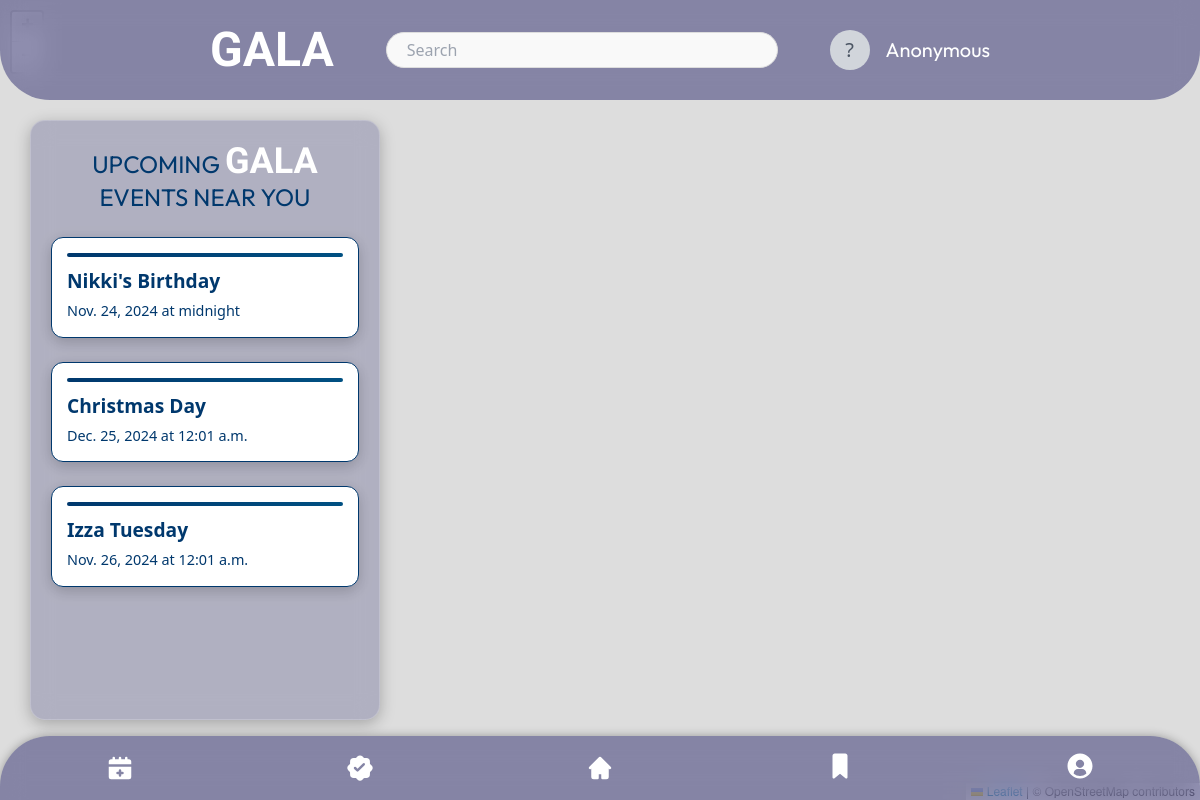
/, run on an earlier commit of the app's database.
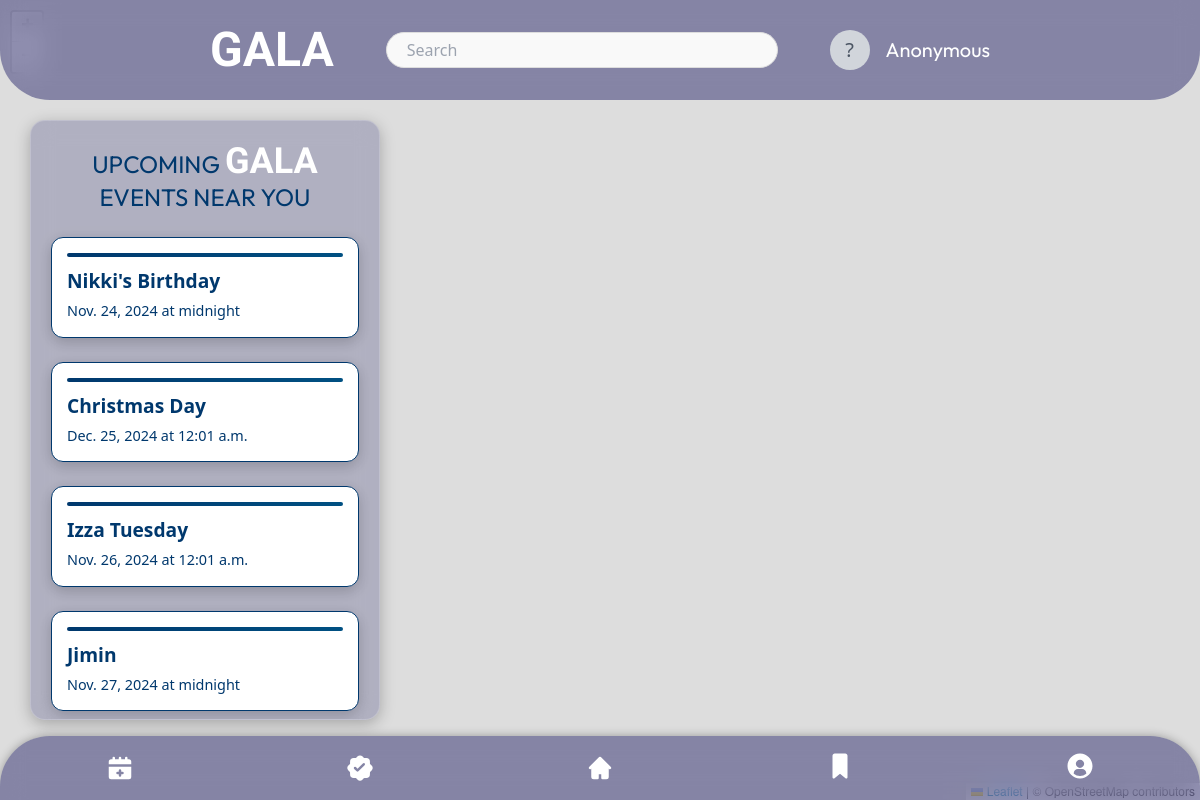
And on a later commit of the database.
### eventcalendar/models.py (models this page shows, shortened)
class EventReminder(models.Model):
    event_reminder_id = models.AutoField(primary_key=True)
    description = models.CharField(max_length=200)
    start_time = models.TimeField()
    end_time = models.TimeField()
    date = models.DateField(null=True, blank=True)
    longitude = models.FloatField(null=True, blank=True)
    latitude = models.FloatField(null=True, blank=True)
    image = models.ImageField(upload_to='reminder_images/', null=True, blank=True)  # Add this field

### user/views.py (the view)
# urls.py: 2. Add a URL to urlpatterns:  path('', views.home, name='home')
def home(request):
    reminders = EventReminder.objects.all()
    reminders_data = [
        {
            "description": reminder.description,
            "latitude": reminder.latitude,
            "longitude": reminder.longitude,
        }
        for reminder in reminders
    ]
    return render(request, 'home.html', {
        'reminders': reminders,
        'reminders_json': json.dumps(reminders_data, cls=DjangoJSONEncoder)
    })

### templates/home.html (shortened to what this page needs)
{% load static %}
<!DOCTYPE html>
<html lang="en">
<head>
    <link rel="stylesheet" href="https://unpkg.com/leaflet@1.9.4/dist/leaflet.css" />
    <script src="https://cdn.tailwindcss.com"></script>
</head>
<body>
    <div id="map"></div>
    {% include 'suggestions.html' %}
    {% include 'menu.html' %}
    {% include 'marker.html' %}
</body>
</html>

### templates/suggestions.html (shortened to what this page needs)
{% load static %}
<!DOCTYPE html>
<html lang="en">
<head>
    <script src="https://cdn.tailwindcss.com"></script>
    <link rel="stylesheet" href="{% static 'css/suggestions.css' %}">
    <link rel="stylesheet" href="{% static 'css/fonts.css' %}">
</head>
<body class="suggestions-page bg-gray-100"
    data-user-authenticated="{% if user.is_authenticated %}true{% else %}false{% endif %}">
    <div class="center-rectangle bg-dark bg-opacity-90 shadow-xl p-10 rounded-2xl max-w-xl w-full">
        <h2 class="outfit sticky top-0 text-2xl font-regular text-primary text-center mb-6">
            UPCOMING <span class="lobster-two-bold text-4xl font-bold text-white"> GALA </span> EVENTS NEAR YOU
        </h2>
        <div class="mt-4 space-y-6">
            {% for reminder in reminders %}
            <div style="--index: {{ forloop.counter0 }}" class="event-item group relative">
                <h4 class="font-bold text-lg">{{ reminder.description }}</h4>
                <p class="event-date group-hover:hidden">{{ reminder.date }} at {{ reminder.start_time }}</p>
            </div>
            {% empty %}
            <p class="text-center text-gray-300">No upcoming reminders.</p>
            {% endfor %}
        </div>
    </div>
</body>
</html>

What changed in the data, as far as the page shows it:
added EventReminder: description "Jimin", date "Nov. 27, 2024", start_time "midnight"
